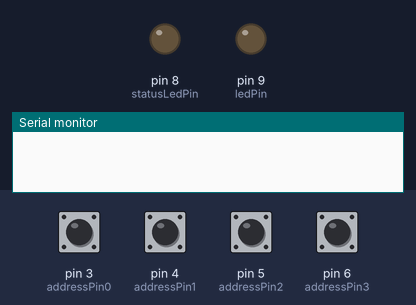
The sketch below on a simulated Arduino Uno, built with avr-gcc and run on an emulated ATmega328P. On the bench: output pins drawn as LEDs (lit = HIGH), the last lines printed to the serial monitor. The test bench sets the inputs (shaded band); at power-on: pin 3 (addressPin0), pin 4 (addressPin1), pin 5 (addressPin2), pin 6 (addressPin3) HIGH. Sleep ends after the set time or at an interrupt; EEPROM starts erased.

Above: at 0.1 s.
At 0.86 s:
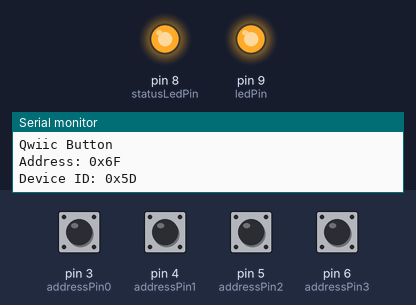
At 16.3 s:
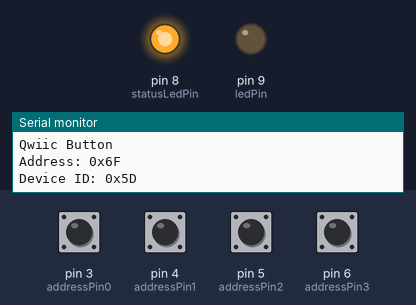
At 16.86 s:
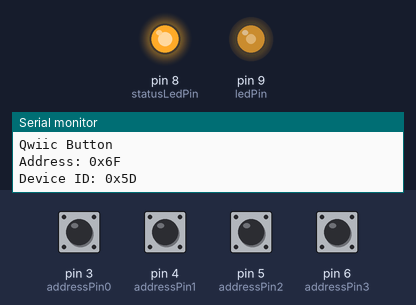
Timing chart, 0 to 16.8 s (numbered marks = the images above):
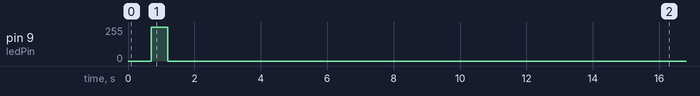

Measured:
- by itself, pin 9 (ledPin): 255/255 → 0/255 at 1.2 s

The sketch:

Qwiic_Button.ino
```cpp
// (licence header left out)
#include <Wire.h>
#include <EEPROM.h>
#include "nvm.h"
#include "queue.h"
#include "registers.h"
#include "led.h"

#include "PinChangeInterrupt.h" //Nico Hood's library: https://github.com/NicoHood/PinChangeInterrupt/
//Used for pin change interrupts on ATtinys (encoder button causes interrupt)
//Note: To make this code work with Nico's library you have to comment out https://github.com/NicoHood/PinChangeInterrupt/blob/master/src/PinChangeInterruptSettings.h#L228

#include <avr/sleep.h> //Needed for sleep_mode
#include <avr/power.h> //Needed for powering down perihperals such as the ADC/TWI and Timers

#define DEVICE_ID 0x5D
#define FIRMWARE_MAJOR 0x01 //Firmware Version. Helpful for tech support.
#define FIRMWARE_MINOR 0x01

#define DEFAULT_I2C_ADDRESS 0x6F

//Hardware connections
#if defined(__AVR_ATmega328P__)
//For developement on an Uno
const uint8_t addressPin0 = 3;
const uint8_t addressPin1 = 4;
const uint8_t addressPin2 = 5;
const uint8_t addressPin3 = 6;
const uint8_t ledPin = 9; //PWM
const uint8_t statusLedPin = 8;
const uint8_t switchPin = 2;
const uint8_t interruptPin = 7; //pin is active-low, high-impedance when not triggered, goes low-impedance to ground when triggered

#elif defined(__AVR_ATtiny84__)
const uint8_t addressPin0 = 9;
const uint8_t addressPin1 = 10;
const uint8_t addressPin2 = 1;
const uint8_t addressPin3 = 2;
const uint8_t ledPin = 7; //PWM
const uint8_t statusLedPin = 3;
const uint8_t switchPin = 8;
const uint8_t interruptPin = 0; //pin is active-low, high-impedance when not triggered, goes low-impedance to ground when triggered
#endif

//Global variables
//-=-=-=-=-=-=-=-=-=-=-=-=-=-=-=-=-=-=-=-=-=-=-=-=-=-=-=-=-=-=-=-=-=-=-=-=-=-=-=-=-=-=-=-=-=-
//These are the defaults for all settings

//Variables used in the I2C interrupt.ino file so we use volatile
volatile memoryMap registerMap {
  DEVICE_ID,           //id
  FIRMWARE_MINOR,      //firmwareMinor
  FIRMWARE_MAJOR,      //firmwareMajor
  {0, 0, 0},           //buttonStatus {isPressed, hasBeenClicked, eventAvailable}
  {1, 1},              //interruptConfig {pressedEnable, clickedEnable}
  0x000A,              //buttonDebounceTime
  {0, 1, 0},           //pressedQueueStatus {isFull, isEmpty, popRequest}
  0x00000000,          //pressedQueueFront
  0x00000000,          //pressedQueueBack
  {0, 1, 0},           //clickedQueueStatus {isFull, isEmpty, popRequest}
  0x00000000,          //clickedQueueFront
  0x00000000,          //clickedQueueBack
  0x00,                //ledBrightness
  0x01,                //ledPulseGranularity
  0x0000,              //ledPulseCycleTime
  0x0000,              //ledPulseOffTime
  DEFAULT_I2C_ADDRESS, //i2cAddress
};

//This defines which of the registers are read-only (0) vs read-write (1)
memoryMap protectionMap = {
  0x00,       //id
  0x00,       //firmwareMinor
  0x00,       //firmwareMajor
  {1, 1, 1},  //buttonStatus {isPressed, hasBeenClicked, eventAvailable}
  {1, 1},     //interruptConfig {pressedEnable, clickedEnable}
  0xFFFF,     //buttonDebounceTime
  {0, 0, 1},  //pressedQueueStatus {isFull, isEmpty, popRequest}
  0x00000000, //pressedQueueFront
  0x00000000, //pressedQueueBack
  {0, 0, 1},  //clickedQueueStatus {isFull, isEmpty, popRequest}
  0x00000000, //clickedQueueFront
  0x00000000, //clickedQueueBack
  0xFF,       //ledBrightness
  0xFF,       //ledPulseGranularity
  0xFFFF,     //ledPulseCycleTime
  0xFFFF,     //ledPulseOffTime
  0xFF,       //i2cAddress

};

//Cast 32bit address of the object registerMap with uint8_t so we can increment the pointer
uint8_t *registerPointer = (uint8_t *)&registerMap;
uint8_t *protectionPointer = (uint8_t *)&protectionMap;

volatile uint8_t registerNumber; //Gets set when user writes an address. We then serve the spot the user requested.

volatile boolean updateFlag = true; //Goes true when we receive new bytes from user. Causes LEDs and things to update in main loop.

volatile Queue ButtonPressed, ButtonClicked; //Init FIFO buffer for storing timestamps associated with button presses and clicks

volatile unsigned long lastClickTime = 0; //Used for debouncing

LEDconfig onboardLED; //init the onboard LED

//-=-=-=-=-=-=-=-=-=-=-=-=-=-=-=-=-=-=-=-=-=-=-=-=-=-=-=-=-=-=-=-=-=-=-=-=-=-=-=-=-=-=-=-=-=-

void setup(void)
{
  pinMode(addressPin0, INPUT_PULLUP); //Internally pull up address pins
  pinMode(addressPin1, INPUT_PULLUP);
  pinMode(addressPin2, INPUT_PULLUP);
  pinMode(addressPin3, INPUT_PULLUP);

  pinMode(ledPin, OUTPUT); //PWM
  analogWrite(ledPin, 0);

  pinMode(statusLedPin, OUTPUT); //No PWM
  digitalWrite(statusLedPin, 0);

  pinMode(switchPin, INPUT_PULLUP); //GPIO with internal pullup, goes low when button is pushed
#if defined(__AVR_ATmega328P__)
  pinMode(interruptPin, INPUT_PULLUP);     //High-impedance input until we have an int and then we output low. Pulled high with 10k with cuttable jumper.
#else
  pinMode(interruptPin, INPUT);     //High-impedance input until we have an int and then we output low. Pulled high with 10k with cuttable jumper.
#endif

  //Disable ADC
  ADCSRA = 0;

  //Disable Brown-Out Detect
  MCUCR = bit(BODS) | bit(BODSE);
  MCUCR = bit(BODS);

  //Power down various bits of hardware to lower power usage
  //set_sleep_mode(SLEEP_MODE_PWR_DOWN); //May turn off millis
  set_sleep_mode(SLEEP_MODE_IDLE);
  sleep_enable();

#if defined(__AVR_ATmega328P__)

  for (int x = 0; x < 100; x++) {
    EEPROM.put(x, 0xFF);
  }

  Serial.begin(115200);
  Serial.println("Qwiic Button");
  Serial.print("Address: 0x");
  Serial.println(registerMap.i2cAddress, HEX);
  Serial.print("Device ID: 0x");
  Serial.println(registerMap.id, HEX);

#endif

  readSystemSettings(&registerMap); //Load all system settings from EEPROM

#if defined(__AVR_ATmega328P__)
  //Debug values
  registerMap.ledBrightness = 255;     //Max brightness
  registerMap.ledPulseGranularity = 1; //Amount to change LED at each step

  registerMap.ledPulseCycleTime = 500; //Total amount of cycle, does not include off time. LED pulse disabled if zero.
  registerMap.ledPulseOffTime = 500;   //Off time between pulses
#endif

  onboardLED.update(&registerMap); //update LED variables, get ready for pulsing
  setupInterrupts();               //Enable pin change interrupts for I2C, switch, etc
  startI2C(&registerMap);          //Determine the I2C address we should be using and begin listening on I2C bus


  digitalWrite(statusLedPin, HIGH); //turn on the status LED to notify that we've setup everything properly
}

void loop(void)
{

  //update interruptPin output
  if ((registerMap.buttonStatus.isPressed && registerMap.interruptConfigure.pressedEnable) ||
      (registerMap.buttonStatus.hasBeenClicked && registerMap.interruptConfigure.clickedEnable))
  { //if the interrupt is triggered
    pinMode(interruptPin, OUTPUT); //make the interrupt pin a low-impedance connection to ground
    digitalWrite(interruptPin, LOW);
  }
  else
  { //go to high-impedance mode on the interrupt pin if the interrupt is not triggered
#if defined(__AVR_ATmega328P__)
    pinMode(interruptPin, INPUT_PULLUP);
#else
    pinMode(interruptPin, INPUT);
#endif
  }

  if (updateFlag == true)
  {


    //Record anything new to EEPROM (like new LED values)
    //It can take ~3.4ms to write a byte to EEPROM so we do that here instead of in an interrupt
    recordSystemSettings(&registerMap);

    //Calculate LED values based on pulse settings if anything has changed
    onboardLED.update(&registerMap);

    updateFlag = false; //clear flag
  }

  sleep_mode();             //Stop everything and go to sleep. Wake up if I2C event occurs.
  onboardLED.pulse(ledPin); //update the brightness of the LED
}

//Update slave I2C address to what's configured with registerMap.i2cAddress and/or the address jumpers.
void startI2C(memoryMap *map)
{
  uint8_t address;

  //Button PCB has 4 jumpers, the arcade/micro switch PCB has one. But we check all pins even when there
  //is no jumper (will always be high).
  uint8_t IOaddress = DEFAULT_I2C_ADDRESS;
  bitWrite(IOaddress, 0, digitalRead(addressPin0));
  bitWrite(IOaddress, 1, digitalRead(addressPin1));
  bitWrite(IOaddress, 2, digitalRead(addressPin2));
  bitWrite(IOaddress, 3, digitalRead(addressPin3));

  //If any of the address jumpers are set, we use jumpers
  if (IOaddress != DEFAULT_I2C_ADDRESS)
  {
    address = IOaddress;
  }

  //If none of the address jumpers are set, we use registerMap (but check to make sure that the value is legal first)
  else
  {
    //if the value is legal, then set it
    if (map->i2cAddress > 0x07 && map->i2cAddress < 0x78)
      address = map->i2cAddress;

    //if the value is illegal, default to the default I2C address for our platform
    else
      address = DEFAULT_I2C_ADDRESS;
  }

  //save new address to the register map
  map->i2cAddress = address;

  //reconfigure Wire instance
  Wire.end();          //stop I2C on old address
  Wire.begin(address); //rejoin the I2C bus on new address

  //The connections to the interrupts are severed when a Wire.begin occurs, so here we reattach them
  Wire.onReceive(receiveEvent);
  Wire.onRequest(requestEvent);
}

//Reads the current system settings from EEPROM
//If anything looks weird, reset setting to default value
void readSystemSettings(memoryMap *map)
{
  //Read what I2C address we should use
  EEPROM.get(LOCATION_I2C_ADDRESS, map->i2cAddress);
  if (map->i2cAddress == 255)
  {
    map->i2cAddress = DEFAULT_I2C_ADDRESS; //By default, we listen for DEFAULT_I2C_ADDRESS
    EEPROM.put(LOCATION_I2C_ADDRESS, map->i2cAddress);
  }

  //Error check I2C address we read from EEPROM
  if (map->i2cAddress < 0x08 || map->i2cAddress > 0x77)
  {
    //User has set the address out of range
    //Go back to defaults
    map->i2cAddress = DEFAULT_I2C_ADDRESS;
    EEPROM.put(LOCATION_I2C_ADDRESS, map->i2cAddress);
  }

  //Read the interrupt bits
  EEPROM.get(LOCATION_INTERRUPTS, map->interruptConfigure.byteWrapped);
  if (map->interruptConfigure.byteWrapped == 0xFF)
  {
    map->interruptConfigure.byteWrapped = 0x03; //By default, enable the click and pressed interrupts
    EEPROM.put(LOCATION_INTERRUPTS, map->interruptConfigure.byteWrapped);
  }

  EEPROM.get(LOCATION_LED_PULSEGRANULARITY, map->ledPulseGranularity);
  if (map->ledPulseGranularity == 0xFF)
  {
    map->ledPulseGranularity = 0; //Default to none
    EEPROM.put(LOCATION_LED_PULSEGRANULARITY, map->ledPulseGranularity);
  }

  EEPROM.get(LOCATION_LED_PULSECYCLETIME, map->ledPulseCycleTime);
  if (map->ledPulseCycleTime == 0xFFFF)
  {
    map->ledPulseCycleTime = 0; //Default to none
    EEPROM.put(LOCATION_LED_PULSECYCLETIME, map->ledPulseCycleTime);
  }

  EEPROM.get(LOCATION_LED_PULSEOFFTIME, map->ledPulseOffTime);
  if (map->ledPulseOffTime == 0xFFFF)
  {
    map->ledPulseOffTime = 0; //Default to none
    EEPROM.put(LOCATION_LED_PULSECYCLETIME, map->ledPulseOffTime);
  }

  EEPROM.get(LOCATION_BUTTON_DEBOUNCE_TIME, map->buttonDebounceTime);
  if (map->buttonDebounceTime == 0xFFFF)
  {
    map->buttonDebounceTime = 10; //Default to 10ms
    EEPROM.put(LOCATION_BUTTON_DEBOUNCE_TIME, map->buttonDebounceTime);
  }

  //Read the starting value for the LED
  EEPROM.get(LOCATION_LED_BRIGHTNESS, map->ledBrightness);
  if (map->ledPulseCycleTime > 0)
  {
    //Don't turn on LED, we'll pulse it in main loop
    analogWrite(ledPin, 0);
  }
  else
  { //Pulsing disabled
    //Turn on LED to setting
    analogWrite(ledPin, map->ledBrightness);
  }
}

//If the current setting is different from that in EEPROM, update EEPROM
void recordSystemSettings(memoryMap *map)
{
  //I2C address is byte
  byte i2cAddr;

  //Error check the current I2C address
  if (map->i2cAddress >= 0x08 && map->i2cAddress <= 0x77)
  {
    //Address is valid

    //Read the value currently in EEPROM. If it's different from the memory map then record the memory map value to EEPROM.
    EEPROM.get(LOCATION_I2C_ADDRESS, i2cAddr);
    if (i2cAddr != map->i2cAddress)
    {
      EEPROM.put(LOCATION_I2C_ADDRESS, (byte)map->i2cAddress);
      startI2C(map); //Determine the I2C address we should be using and begin listening on I2C bus
    }
  }
  else
  {
    EEPROM.get(LOCATION_I2C_ADDRESS, i2cAddr);
    map->i2cAddress == i2cAddr; //Return to original address
  }


  EEPROM.put(LOCATION_INTERRUPTS, map->interruptConfigure.byteWrapped);
  EEPROM.put(LOCATION_LED_BRIGHTNESS, map->ledBrightness);
  EEPROM.put(LOCATION_LED_PULSEGRANULARITY, map->ledPulseGranularity);
  EEPROM.put(LOCATION_LED_PULSECYCLETIME, map->ledPulseCycleTime);
  EEPROM.put(LOCATION_LED_PULSEOFFTIME, map->ledPulseOffTime);
  EEPROM.put(LOCATION_BUTTON_DEBOUNCE_TIME, map->buttonDebounceTime);
}
```

interrupts.ino
```cpp
// (licence header left out)
//Turn on interrupts for the various pins
void setupInterrupts() {
  //Attach interrupt to switch
  attachPCINT(digitalPinToPCINT(switchPin), buttonInterrupt, CHANGE);
}

//When Qwiic Button receives data bytes from Master, this function is called as an interrupt
void receiveEvent(int numberOfBytesReceived) {
  registerNumber = Wire.read(); //Get the memory map offset from the user

  //Begin recording the following incoming bytes to the temp memory map
  //starting at the registerNumber (the first byte received)
  for (uint8_t x = 0 ; x < numberOfBytesReceived - 1 ; x++) {
    uint8_t temp = Wire.read(); //We might record it, we might throw it away

    if ( (x + registerNumber) < sizeof(memoryMap)) {
      //Clense the incoming byte against the read only protected bits
      //Store the result into the register map
      *(registerPointer + registerNumber + x) &= ~*(protectionPointer + registerNumber + x); //Clear this register if needed
      *(registerPointer + registerNumber + x) |= temp & *(protectionPointer + registerNumber + x); //Or in the user's request (clensed against protection bits)
    }
  }

  //Update the ButtonPressed and ButtonClicked queues.
  //If the user has requested to pop the oldest event off the stack then do so!
  if (registerMap.pressedQueueStatus.popRequest) {
    //Update the register with the next-oldest timestamp
    ButtonPressed.pop();
    registerMap.pressedQueueBack = ButtonPressed.back();

    //Update the status register with the state of the ButtonPressed buffer
    registerMap.pressedQueueStatus.isFull = ButtonPressed.isFull();
    registerMap.pressedQueueStatus.isEmpty = ButtonPressed.isEmpty();

    //Clear the popRequest bit so we know the popping is done
    registerMap.pressedQueueStatus.popRequest = false;
  }

  //If the user has requested to pop the oldest event off the stack then do so!
  if (registerMap.clickedQueueStatus.popRequest) {
    //Update the register with the next-oldest timestamp
    ButtonClicked.pop();
    registerMap.clickedQueueBack = ButtonClicked.back();

    //Update the status register with the state of the ButtonClicked buffer
    registerMap.clickedQueueStatus.isFull = ButtonClicked.isFull();
    registerMap.clickedQueueStatus.isEmpty = ButtonClicked.isEmpty();

    //Clear the popRequest bit so we know the popping is done
    registerMap.clickedQueueStatus.popRequest = false;
  }

  updateFlag = true; //Update things like LED brightnesses in the main loop
}

//Respond to GET commands
//When Qwiic Button gets a request for data from the user, this function is called as an interrupt
//The interrupt will respond with bytes starting from the last byte the user sent to us
//While we are sending bytes we may have to do some calculations
void requestEvent() {
  registerMap.buttonStatus.isPressed = !digitalRead(switchPin); //have to take the inverse of the switch pin because the switch is pulled up, not pulled down

  //Calculate time stamps before we start sending bytes via I2C
  registerMap.pressedQueueBack = millis() - ButtonPressed.back();
  registerMap.pressedQueueFront = millis() - ButtonPressed.front();

  registerMap.clickedQueueBack = millis() - ButtonClicked.back();
  registerMap.clickedQueueFront = millis() - ButtonClicked.front();

  //This will write the entire contents of the register map struct starting from
  //the register the user requested, and when it reaches the end the master
  //will read 0xFFs.

  Wire.write((registerPointer + registerNumber), sizeof(memoryMap) - registerNumber);
}

//Called any time the pin changes state
void buttonInterrupt() {

  //Debounce
  if (millis() - lastClickTime < registerMap.buttonDebounceTime)
    return;
  lastClickTime = millis();

  registerMap.buttonStatus.eventAvailable = true;

  //Update the ButtonPressed queue and registerMap
  registerMap.buttonStatus.isPressed = !digitalRead(switchPin); //Take the inverse of the switch pin because the switch is pulled up
  ButtonPressed.push(millis() - registerMap.buttonDebounceTime);
  registerMap.pressedQueueStatus.isEmpty = ButtonPressed.isEmpty();
  registerMap.pressedQueueStatus.isFull = ButtonPressed.isFull();

  //Update the ButtonClicked queue and registerMap if necessary
  if (digitalRead(switchPin) == HIGH) { //User has released the button, we have completed a click cycle
    //update the ButtonClicked queue and then registerMap
    registerMap.buttonStatus.hasBeenClicked = true;
    ButtonClicked.push(millis() - registerMap.buttonDebounceTime);
    registerMap.clickedQueueStatus.isEmpty = ButtonClicked.isEmpty();
    registerMap.clickedQueueStatus.isFull = ButtonClicked.isFull();
  }

}
```

nvm.h
```cpp
// (licence header left out)
//Location in EEPROM for each thing we want to store between power cycles
enum eepromLocations {
  LOCATION_I2C_ADDRESS = 0x00, //Device's address
  LOCATION_INTERRUPTS = 0x01,
  LOCATION_LED_BRIGHTNESS = 0x02,
  LOCATION_LED_PULSEGRANULARITY = 0x03,
  LOCATION_LED_PULSECYCLETIME = 0x04,
  LOCATION_LED_PULSEOFFTIME = 0x06,
  LOCATION_BUTTON_DEBOUNCE_TIME = 0x08,
};
```

Source omitted: led.h (4912 bytes), queue.h (3305 bytes), registers.h (3609 bytes)
